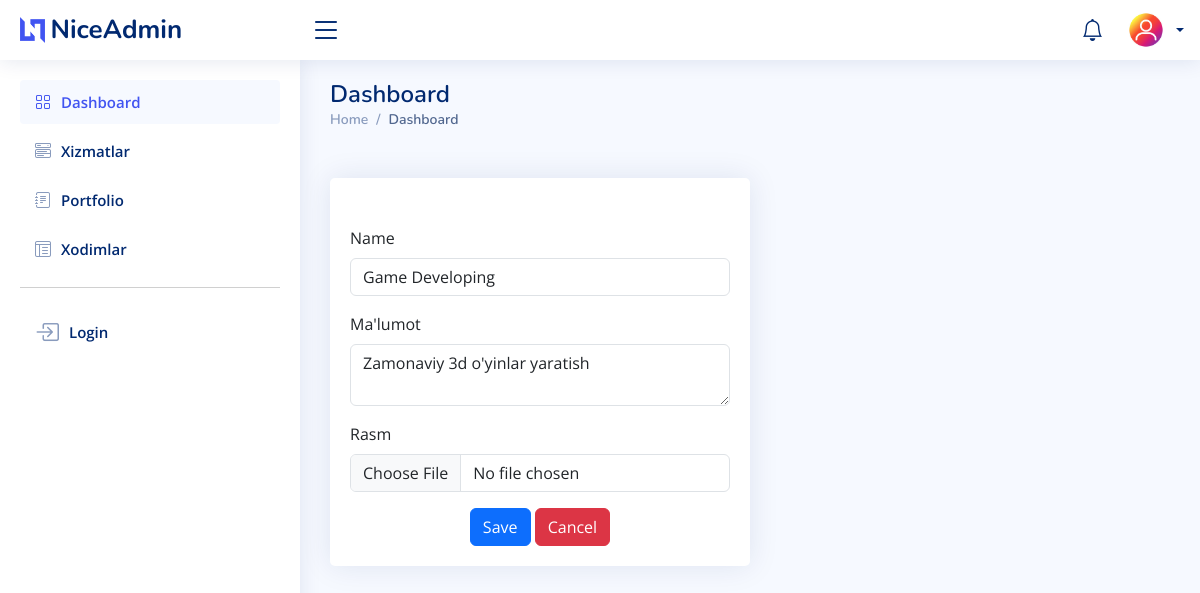
The page /dashboard/services/update/1/ (signed in) on the database its author committed.
### users/models.py (models this page shows, shortened)
class User(AbstractUser):
    profile_image = models.ImageField(upload_to='profile_pics', default="default_profile_pic.jpg")
    @property
    def full_name(self):
        return f'{self.first_name} {self.last_name}'

### dashboard/models.py (models this page shows, shortened)
class Services(models.Model):
    name = models.CharField(max_length=100)
    description = models.TextField()
    icon = models.ImageField(upload_to='services/', null=True, blank=True)

### dashboard/views.py (the view, shortened to what this page needs)
# urls.py: path('services/update/<int:id>/', ServiceUpdateView.as_view(), name='services-update'),
class ServiceUpdateView(View, LoginRequiredMixin):
    @decorator
    def get(self, request, id):
        service = Services.objects.get(id=id)
        context = {'service': service}
        return render(request, 'dashboard/services/service_update.html', context)

### dashboard/decorator.py (called while the page is built)
def decorator(func):
    def wrapper(*args, **kwargs):
        user = args[1].user
        if user.is_staff:
            return func(*args, **kwargs)
        return redirect("users:home")
    return wrapper

### templates/dashboard/services/service_update.html (shortened to what this page needs)
{% extends 'dashboard/index.html' %}
{% block content %}
        <div class="col-lg-6 mt-xl-5">
          <div class="card mt-xl-5">
            <div class="card-body mt-xl-5">
              <form enctype="multipart/form-data" class="row g-3" method="post" action="{% url 'dashboard:services-update' service.id %}">
                <div class="col-12">
                  <label for="inputNanme4" class="form-label">Name</label>
                  <input name="name" type="text" class="form-control" id="inputNanme4" value="{{ service.name }}">
                </div>
                <div class="col-12">
                  <label for="inputEmail4" class="form-label">Ma'lumot</label>
                    <textarea name="description" type="text" class="form-control" id="inputEmail4" >{{ service.description }}</textarea>
                </div>
                <div class="col-12">
                  <label for="inputPassword4" class="form-label">Rasm</label>
                  <input name="icon" type="file" class="form-control" id="inputPassword4" >
                </div>
                <div class="text-center">
                  <button type="submit" class="btn btn-primary">Save</button>
                    <a class="btn btn-danger" href="{% url 'dashboard:services-detail' service.id %}">Cancel</a>
                </div>
              </form>
            </div>
          </div>
        </div>
{% endblock %}

### templates/dashboard/index.html (shortened to what this page needs)
{% load static %}
<!DOCTYPE html>
<html lang="en">
<head>
  <link href="{% static 'dashboard/assets/vendor/bootstrap/css/bootstrap.min.css' %}" rel="stylesheet">
  <link href="{% static 'dashboard/assets/vendor/bootstrap-icons/bootstrap-icons.css' %}" rel="stylesheet">
  <link href="{% static 'dashboard/assets/vendor/boxicons/css/boxicons.min.css' %}" rel="stylesheet">
  <link href="{% static 'dashboard/assets/vendor/quill/quill.snow.css' %}" rel="stylesheet">
  <link href="{% static 'dashboard/assets/vendor/quill/quill.bubble.css' %}" rel="stylesheet">
  <link href="{% static 'dashboard/assets/vendor/remixicon/remixicon.css' %}" rel="stylesheet">
  <link href="{% static 'dashboard/assets/vendor/simple-datatables/style.css' %}" rel="stylesheet">
  <link href="{% static 'dashboard/assets/css/style.css' %}" rel="stylesheet">
</head>
<body>
  <header id="header" class="header fixed-top d-flex align-items-center">
    <div class="d-flex align-items-center justify-content-between">
      <a href="{% url 'dashboard:home' %}" class="logo d-flex align-items-center">
        <img src="{% static 'dashboard/assets/img/logo.png' %}" alt="">
        <span class="d-none d-lg-block">NiceAdmin</span>
      </a>
      <i class="bi bi-list toggle-sidebar-btn"></i>
    </div>
    <nav class="header-nav ms-auto">
      <ul class="d-flex align-items-center">
        <li class="nav-item d-block ">
          <a class="nav-link nav-icon" href="{% url 'users:contact-list' %}" >
            <i class="bi bi-bell"></i>
          </a>
        </li>
        <li class="nav-item dropdown">
        <li class="nav-item dropdown pe-3">
          <a class="nav-link nav-profile d-flex align-items-center pe-0" href="#" data-bs-toggle="dropdown">
            <img src="{{ request.user.profile_image.url }}" alt="Profile" class="rounded-circle">
            <span class="d-none d-md-block dropdown-toggle ps-2">{{ request.user.full_name }}</span>
          </a>
        </li>
      </ul>
    </nav>
  </header>
  <aside id="sidebar" class="sidebar">
    <ul class="sidebar-nav" id="sidebar-nav">
      <li class="nav-item">
        <a class="nav-link " href="{% url 'dashboard:home' %}">
          <i class="bi bi-grid"></i>
          <span>Dashboard</span>
        </a>
      </li>
      <li class="nav-item">
        <a class="nav-link collapsed" data-bs-target="#components-nav"  href="{% url 'dashboard:services-list' %}">
          <i class="bi bi-menu-button-wide"></i><span>Xizmatlar</span>
        </a>
      </li>
      <li class="nav-item">
        <a class="nav-link collapsed" data-bs-target="#forms-nav"  href="{% url 'dashboard:portfolio-list' %}">
          <i class="bi bi-journal-text"></i><span>Portfolio</span>
        </a>
      </li>
      <li class="nav-item">
        <a class="nav-link collapsed" data-bs-target="#tables-nav" href="{% url 'dashboard:staff-list' %}">
          <i class="bi bi-layout-text-window-reverse"></i><span>Xodimlar</span>
        </a>
      </li>
      <hr>
      <li class="nav-item">
        <a class="nav-link collapsed" href="{% url 'dashboard:login' %}">
         <i class="bi bi-box-arrow-in-right fs-4"></i>
          <span>Login</span>
        </a>
      </li>
    </ul>
  </aside>
  <main id="main" class="main">
    <div class="pagetitle">
      <h1>Dashboard</h1>
      <nav>
        <ol class="breadcrumb">
          <li class="breadcrumb-item"><a href="{% url 'dashboard:home' %}">Home</a></li>
          <li class="breadcrumb-item active">Dashboard</li>
        </ol>
      </nav>
    </div>
      {% block content %}
      {% endblock %}
  </main>
</body>
</html>

### static/dashboard/assets/css/style.css (style rules this page uses)
:root { scroll-behavior: smooth; }
body { font-family: "Open Sans", sans-serif; background: #f6f9ff; color: #444444; }
a { color: #4154f1; text-decoration: none; }
h1, h2, h3, h4, h5, h6 { font-family: "Nunito", sans-serif; }
#main { margin-top: 60px; padding: 20px 30px; transition: all 0.3s; }
.pagetitle { margin-bottom: 10px; }
.pagetitle h1 { font-size: 24px; margin-bottom: 0; font-weight: 600; color: #012970; }
.card { margin-bottom: 30px; border: none; border-radius: 5px; box-shadow: 0px 0 30px rgba(1, 41, 112, 0.1); }
.card-body { padding: 0 20px 20px 20px; }
.breadcrumb { font-size: 14px; font-family: "Nunito", sans-serif; color: #899bbd; font-weight: 600; }
.breadcrumb a { color: #899bbd; transition: 0.3s; }
.breadcrumb .breadcrumb-item::before { color: #899bbd; }
.breadcrumb .active { color: #51678f; font-weight: 600; }
.logo { line-height: 1; }
@media (min-width: 1200px) { .logo { width: 280px; } }
.logo img { max-height: 26px; margin-right: 6px; }
.logo span { font-size: 26px; font-weight: 700; color: #012970; font-family: "Nunito", sans-serif; }
.header { transition: all 0.5s; z-index: 997; height: 60px; box-shadow: 0px 2px 20px rgba(1, 41, 112, 0.1); background-color: #fff; padding-left: 20px; }
.header .toggle-sidebar-btn { font-size: 32px; padding-left: 10px; cursor: pointer; color: #012970; }
.header-nav ul { list-style: none; }
.header-nav>ul { margin: 0; padding: 0; }
.header-nav .nav-icon { font-size: 22px; color: #012970; margin-right: 25px; position: relative; }
.header-nav .nav-profile { color: #012970; }
.header-nav .nav-profile img { max-height: 36px; }
.header-nav .nav-profile span { font-size: 14px; font-weight: 600; }
.sidebar { position: fixed; top: 60px; left: 0; bottom: 0; width: 300px; z-index: 996; transition: all 0.3s; padding: 20px; overflow-y: auto; scrollbar-width: thin; scrollbar-color: #aab7cf transparent; box-shadow: 0px 0px 20px rgba(1, 41, 112, 0.1); background-color: #fff; }
@media (min-width: 1200px) { #main, #footer { margin-left: 300px; } }
.sidebar-nav { padding: 0; margin: 0; list-style: none; }
.sidebar-nav li { padding: 0; margin: 0; list-style: none; }
.sidebar-nav .nav-item { margin-bottom: 5px; }
.sidebar-nav .nav-link { display: flex; align-items: center; font-size: 15px; font-weight: 600; color: #4154f1; transition: 0.3; background: #f6f9ff; padding: 10px 15px; border-radius: 4px; }
.sidebar-nav .nav-link i { font-size: 16px; margin-right: 10px; color: #4154f1; }
.sidebar-nav .nav-link.collapsed { color: #012970; background: #fff; }
.sidebar-nav .nav-link.collapsed i { color: #899bbd; }

### rows shown on the page
User: user.profile_image (placeholder picture)
Services: name "Game Developing", description "Zamonaviy 3d o'yinlar yaratish"
